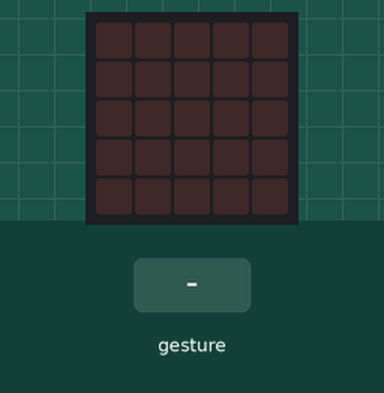
Recording of a program running on a simulated BBC micro:bit (MakeCode). Shown: the board's 5×5 LED display. The inputs (shaded band) are chosen by the test bench. Random numbers come from a fixed seed; a tilt is held for 1.5 s and a shake lasts 1 s, then the board lies face up again.

Above: at 1.2 s.
1.3 s: gesture 'shake'
At 2.7 s:
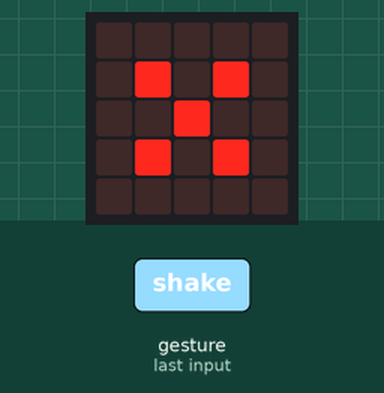
3.0 s: gesture 'shake'
At 4.2 s:
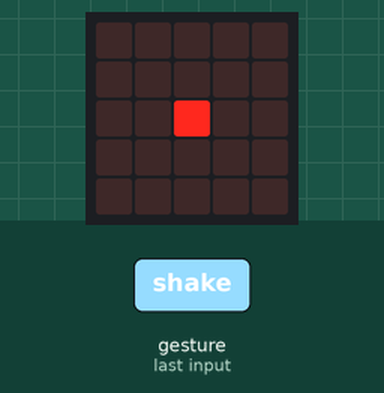
4.7 s: gesture 'shake'
At 5.5 s:
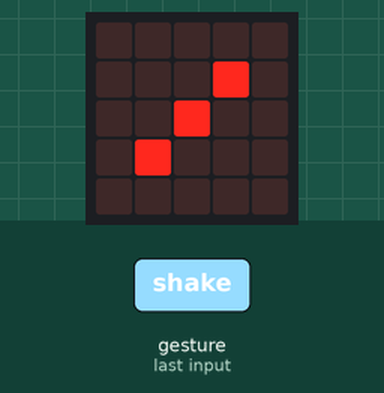
Timing chart, 0 to 7.7 s (numbered marks = the images above; inputs shaded):
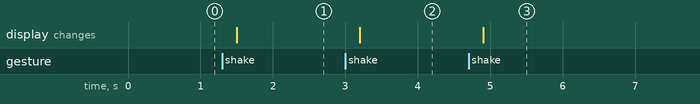

Measured:
- after the input at 1.3 s, the display: changes after 0.20 s (image 1)
- after the input at 3.0 s, the display: changes after 0.20 s (image 2)
- after the input at 4.7 s, the display: changes after 0.20 s (image 3)

The program:

main.ts
```typescript
input.onGesture(Gesture.Shake, function () {
    basic.clearScreen()
    establecer_numero_para = 0
    establecer_numero_para = randint(1, 6)
    if (establecer_numero_para == 1) {
        basic.showLeds(`
            . . . . .
            . . . . .
            . . # . .
            . . . . .
            . . . . .
            `)
    }
    if (establecer_numero_para == 2) {
        basic.showLeds(`
            . . . . .
            . . . # .
            . . # . .
            . . . . .
            . . . . .
            `)
    }
    if (establecer_numero_para == 3) {
        basic.showLeds(`
            . . . . .
            . . . # .
            . . # . .
            . # . . .
            . . . . .
            `)
    }
    if (establecer_numero_para == 4) {
        basic.showLeds(`
            . . . . .
            . # . # .
            . . . . .
            . # . # .
            . . . . .
            `)
    }
    if (establecer_numero_para == 5) {
        basic.showLeds(`
            . . . . .
            . # . # .
            . . # . .
            . # . # .
            . . . . .
            `)
    }
    if (establecer_numero_para == 6) {
        basic.showLeds(`
            . . . . .
            . # . # .
            . # . # .
            . # . # .
            . . . . .
            `)
    }
})
let establecer_numero_para = 0
establecer_numero_para = randint(1, 6)
```

test.ts
```typescript
// aquí va el archivo "tests"; esto no se compilará cuando este paquete se utilice como una extensión.
```
